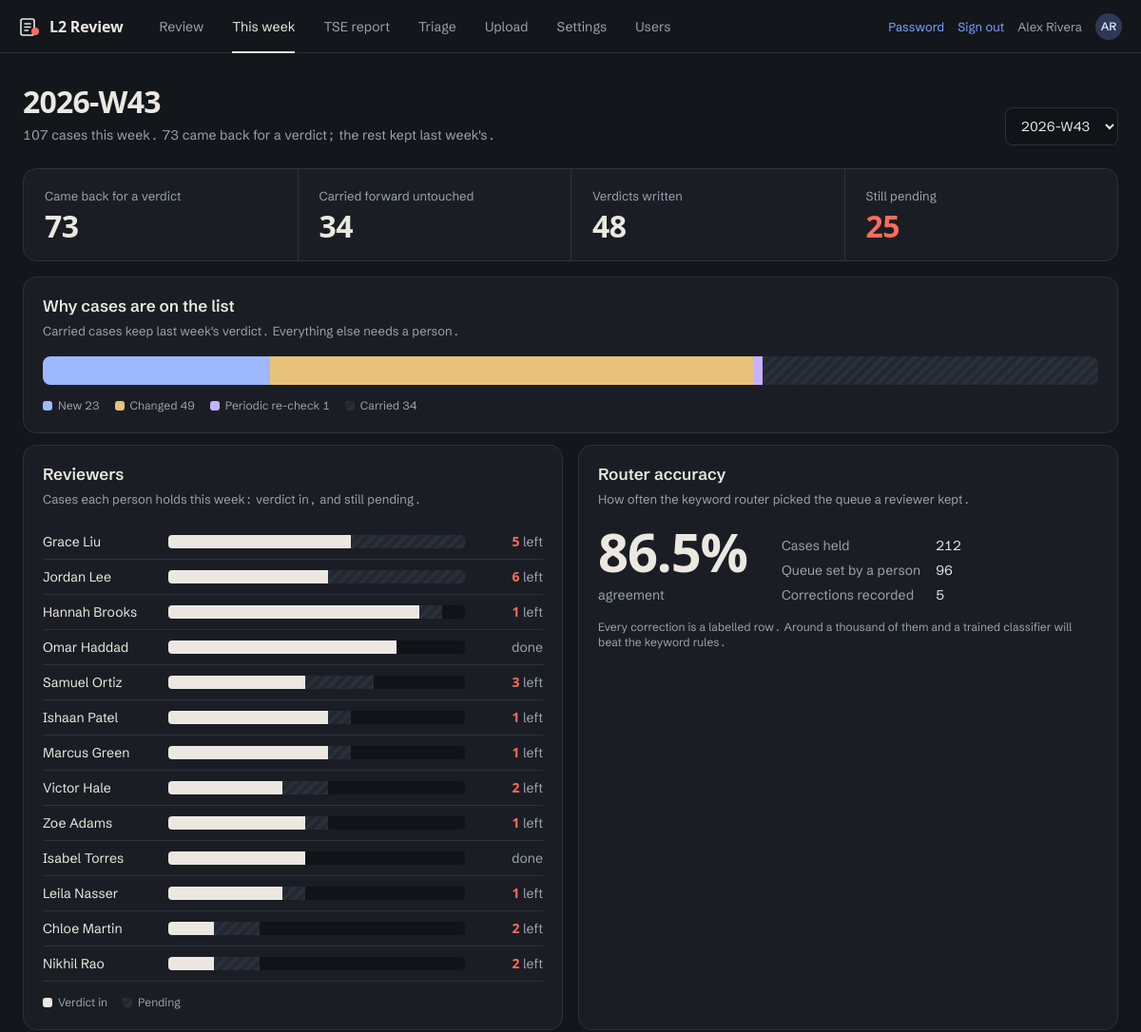
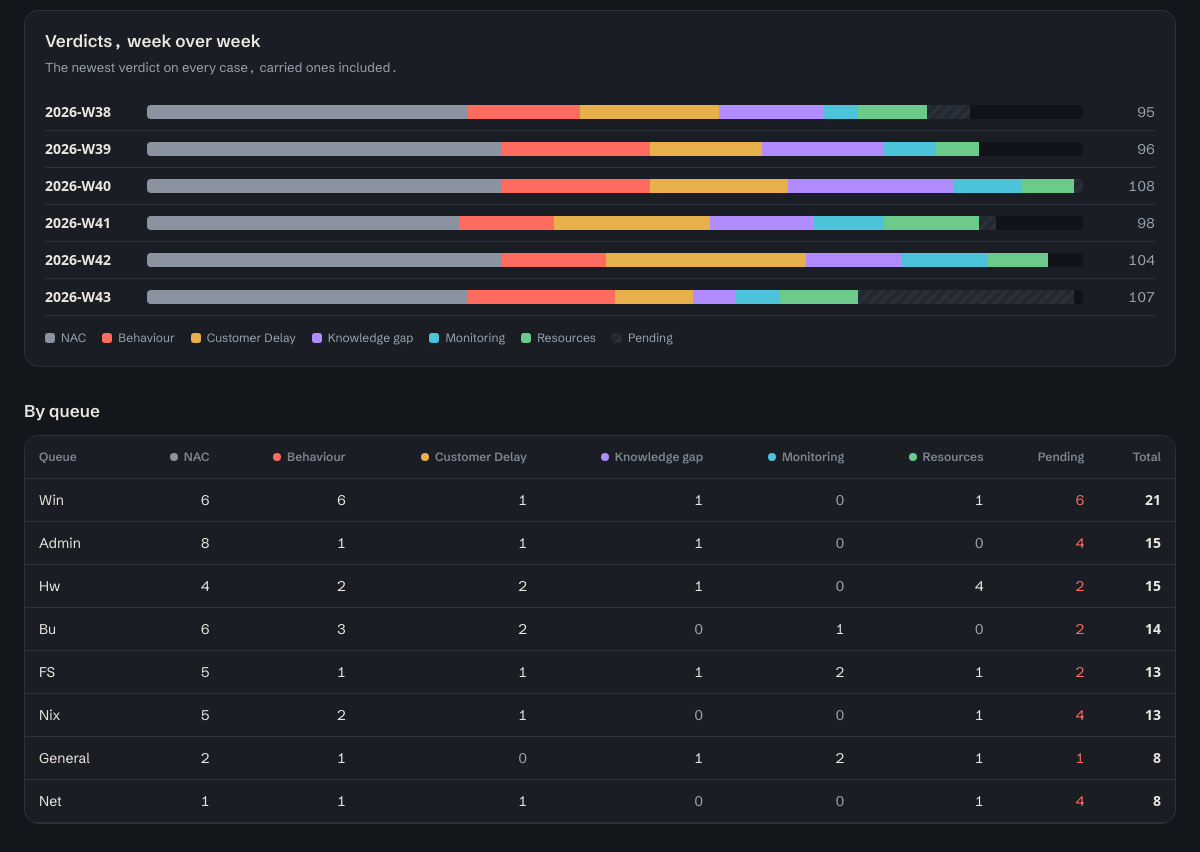
The app's page /dashboard (signed in) with its own data (2 pictures, top to bottom).
### models.py (models this page shows, shortened)
class Base(DeclarativeBase):
    pass

class User(Base):
    __tablename__ = "users"
    id: Mapped[int] = mapped_column(primary_key=True)
    username: Mapped[str] = mapped_column(String(64), unique=True, index=True)
    display_name: Mapped[str] = mapped_column(String(128))
    password_hash: Mapped[str] = mapped_column(String(256))
    role: Mapped[str] = mapped_column(String(16), default="l2")   # admin | manager | l2
    active: Mapped[bool] = mapped_column(Boolean, default=True)
    must_change_password: Mapped[bool] = mapped_column(Boolean, default=True)
    created_at: Mapped[datetime] = mapped_column(DateTime, default=_now)
    last_login: Mapped[datetime | None] = mapped_column(DateTime, nullable=True)
    memberships: Mapped[list["QueueMembership"]] = relationship(back_populates="user")
    @property
    def is_admin(self) -> bool:
        return self.role == "admin"
    @property
    def can_see_all(self) -> bool:
        return self.role in ("admin", "manager")
    def queues(self) -> list[str]:
        return [m.queue for m in self.memberships]

class Week(Base):
    __tablename__ = "weeks"
    id: Mapped[int] = mapped_column(primary_key=True)
    week_ending: Mapped[date] = mapped_column(Date, unique=True, index=True)
    label: Mapped[str] = mapped_column(String(32))          # e.g. "2026-W37"
    source_file: Mapped[str] = mapped_column(String(256), default="")
    uploaded_at: Mapped[datetime] = mapped_column(DateTime, default=_now)
    uploaded_by: Mapped[str] = mapped_column(String(64), default="")
    rows_total: Mapped[int] = mapped_column(Integer, default=0)
    cases_new: Mapped[int] = mapped_column(Integer, default=0)
    cases_carried: Mapped[int] = mapped_column(Integer, default=0)
    closed: Mapped[bool] = mapped_column(Boolean, default=False)
    case_weeks: Mapped[list["CaseWeek"]] = relationship(back_populates="week")

class CaseWeek(Base):
    __tablename__ = "case_weeks"
    __table_args__ = (UniqueConstraint("case_id", "week_id"),)
    id: Mapped[int] = mapped_column(primary_key=True)
    case_id: Mapped[int] = mapped_column(ForeignKey("cases.id"), index=True)
    week_id: Mapped[int] = mapped_column(ForeignKey("weeks.id"), index=True)
    severity: Mapped[str] = mapped_column(String(32), default="")
    status: Mapped[str] = mapped_column(String(64), default="")
    age_days: Mapped[int] = mapped_column(Integer, default=0)
    review_state: Mapped[str] = mapped_column(String(16), default="new", index=True)
    review_reason: Mapped[str] = mapped_column(String(256), default="")
    needs_review: Mapped[bool] = mapped_column(Boolean, default=True, index=True)
    assigned_to: Mapped[str] = mapped_column(String(128), default="", index=True)
    review_order: Mapped[int] = mapped_column(Integer, default=0)
    case: Mapped[Case] = relationship(back_populates="weeks")
    week: Mapped[Week] = relationship(back_populates="case_weeks")
    reviews: Mapped[list["Review"]] = relationship(
        back_populates="case_week", order_by="Review.created_at.desc()")

class Case(Base):
    __tablename__ = "cases"
    id: Mapped[int] = mapped_column(primary_key=True)
    case_key: Mapped[str] = mapped_column(String(64), unique=True, index=True)
    lightning_id: Mapped[str] = mapped_column(String(64), default="", index=True)
    tse_name: Mapped[str] = mapped_column(String(128), default="", index=True)
    customer: Mapped[str] = mapped_column(String(256), default="")
    country: Mapped[str] = mapped_column(String(64), default="")
    problem_summary: Mapped[str] = mapped_column(Text, default="")
    product: Mapped[str] = mapped_column(String(128), default="")
    severity: Mapped[str] = mapped_column(String(32), default="")
    status: Mapped[str] = mapped_column(String(64), default="")
    age_days: Mapped[int] = mapped_column(Integer, default=0)
    skill_suggested: Mapped[str] = mapped_column(String(32), default="")
    skill_source: Mapped[str] = mapped_column(String(16), default="keyword")
    skill_final: Mapped[str] = mapped_column(String(32), default="", index=True)
    match_score: Mapped[int] = mapped_column(Integer, default=0)
    match_evidence: Mapped[str] = mapped_column(Text, default="")
    first_seen: Mapped[datetime] = mapped_column(DateTime, default=_now)
    last_seen: Mapped[datetime] = mapped_column(DateTime, default=_now)
    weeks: Mapped[list["CaseWeek"]] = relationship(back_populates="case")

### webapp.py (the view)
@app.get("/dashboard")
@roles_required("admin", "manager")
def dashboard():
    cfg = load_settings()
    buckets = cfg["buckets"]
    with session_scope() as s:
        week = svc.current_week(s)
        wid = request.args.get("week_id", type=int) or (week.id if week else None)
        by_person = svc.bucket_pivot(s, buckets, CaseWeek.assigned_to, week_id=wid)
        by_queue = svc.bucket_pivot(s, buckets, Case.skill_final, week_id=wid)
        weeks = [{"id": w.id, "label": w.label} for w in
                 s.scalars(select(Week).order_by(Week.week_ending.desc())).all()]
        states = dict(s.execute(
            select(CaseWeek.review_state, func.count()).where(CaseWeek.week_id == wid)
            .group_by(CaseWeek.review_state)).all()) if wid else {}
        weekly = []
        for w in s.scalars(select(Week).order_by(Week.week_ending)).all():
            row = svc.bucket_pivot(s, buckets, Week.label, week_id=w.id)
            weekly.append(row[0] if row else {"name": w.label, "Total": 0, "Pending": 0,
                                              **{b: 0 for b in buckets}})
        train = svc.training_stats(s)
    return render_template("dashboard.html", by_person=by_person, by_queue=by_queue,
                           weeks=weeks, week_id=wid, states=states, weekly=weekly,
                           buckets=buckets, train=train)

### auth.py (called while the page is built)
def current_user() -> User | None:
    if "uid" not in session:
        return None
    if getattr(g, "_user", None) is None:
        with session_scope() as s:
            u = s.get(User, session["uid"])
            if u:
                _ = u.queues()          # load memberships before detaching
                s.expunge(u)
            g._user = u
    return g._user

def login_required(fn):
    @wraps(fn)
    def wrapper(*a, **kw):
        u = current_user()
        if not u:
            if request.method == "GET":
                session["next"] = request.full_path.rstrip("?")
            return redirect(url_for("login"))
        if u.must_change_password and fn.__name__ != "change_password":
            flash("Set a new password before continuing.")
            return redirect(url_for("change_password"))
        return fn(*a, **kw)
    return wrapper

def roles_required(*allowed):
    def deco(fn):
        @wraps(fn)
        @login_required
        def wrapper(*a, **kw):
            u = current_user()
            if u.role not in allowed:
                flash("That page is not available for your role.")
                return redirect(url_for("my_queue"))
            return fn(*a, **kw)
        return wrapper
    return deco

### services.py (called while the page is built)
def current_week(sess) -> Week | None:
    return sess.scalars(select(Week).order_by(Week.week_ending.desc())).first()

def _with_latest_review(*cols):
    latest = (select(Review.case_week_id, func.max(Review.id).label("rid"))
              .group_by(Review.case_week_id).subquery())
    return (select(*cols)
            .select_from(CaseWeek)
            .join(Case, Case.id == CaseWeek.case_id)
            .join(Week, Week.id == CaseWeek.week_id)
            .join(latest, latest.c.case_week_id == CaseWeek.id, isouter=True)
            .join(Review, Review.id == latest.c.rid, isouter=True))

def _bucket_grid(rows, buckets: list[str]) -> dict:
    grid = {}
    for key, bucket, n in rows:
        cell = grid.setdefault(key, {b: 0 for b in buckets} | {"Pending": 0, "Total": 0})
        b = (bucket or "").strip()
        cell[b if b in buckets else "Pending"] += n
        cell["Total"] += n
    return grid

### store.py (called while the page is built)
@contextmanager
def session_scope():
    s = SessionLocal()
    try:
        yield s
        s.commit()
    except Exception:
        s.rollback()
        raise
    finally:
        s.close()

def load_settings() -> dict:
    with open(SETTINGS_PATH) as f:
        return json.load(f)

### templates/dashboard.html (shortened to what this page needs)
{% extends "base.html" %}
{% import "_palette.html" as pal %}
{% block body %}
{% set wk = weeks|selectattr('id', 'equalto', week_id)|first %}
{% set s_new, s_chg, s_per, s_car = states.get('new', 0), states.get('changed', 0), states.get('periodic', 0), states.get('carried', 0) %}
{% set came_back = s_new + s_chg + s_per %}
{% set pending = by_person|sum(attribute='Pending') %}
{% set total = by_person|sum(attribute='Total') %}
<div class="ph">
 <div><h1>{{ wk.label if wk else 'No weeks loaded' }}</h1>
  <p class="sub" style="margin:0">{{ total }} cases this week. {{ came_back }} came back for a verdict; the rest kept last week's.</p></div>
 <form method="get" class="noprint" style="margin-left:auto"><label class="sr" for="wk">Week</label>
  <select id="wk" name="week_id" onchange="this.form.submit()">
  {% for w in weeks %}<option value="{{ w.id }}" {{ 'selected' if w.id == week_id }}>{{ w.label }}</option>{% endfor %}</select></form>
</div>
<dl class="kpis">
 <div class="kpi"><dt>Came back for a verdict</dt><dd>{{ came_back }}</dd></div>
 <div class="kpi"><dt>Carried forward untouched</dt><dd>{{ s_car }}</dd></div>
 <div class="kpi"><dt>Verdicts written</dt><dd>{{ [total - pending - s_car, 0]|max }}</dd></div>
 <div class="kpi"><dt>Still pending</dt><dd {% if pending %}style="color:var(--bad)"{% endif %}>{{ pending }}</dd></div>
</dl>
<div class="card">
 <h2>Why cases are on the list</h2>
 <p class="sub">Carried cases keep last week's verdict. Everything else needs a person.</p>
 {% set all_states = [s_new, s_chg, s_per, s_car]|sum %}
 {% if all_states %}
 <div class="split" role="img" aria-label="{{ s_new }} new, {{ s_chg }} changed, {{ s_per }} periodic, {{ s_car }} carried">
  <i style="width:{{ 100 * s_new / all_states }}%;background:#9DB8FF"></i><i style="width:{{ 100 * s_chg / all_states }}%;background:#E8C27A"></i><i style="width:{{ 100 * s_per / all_states }}%;background:#C7B2FF"></i><i class="hatch" style="width:{{ 100 * s_car / all_states }}%"></i>
 </div>
 {% endif %}
 <div class="legend">
  <span><i style="background:#9DB8FF"></i>New {{ s_new }}</span><span><i style="background:#E8C27A"></i>Changed {{ s_chg }}</span>
  <span><i style="background:#C7B2FF"></i>Periodic re-check {{ s_per }}</span><span><i class="hatch"></i>Carried {{ s_car }}</span>
 </div>
</div>
<div class="cols">
 <div class="card">
  <h2>Reviewers</h2>
  <p class="sub">Cases each person holds this week: verdict in, and still pending.</p>
  {% set top = (by_person|map(attribute='Total')|max) if by_person else 1 %}
  {% for g in by_person %}
  <div class="bar"><span>{{ g.name }}</span>
   <span class="track" role="img" aria-label="{{ g.Total - g.Pending }} with a verdict, {{ g.Pending }} pending">
    <i style="width:{{ 100 * (g.Total - g.Pending) / top }}%;background:var(--paper)"></i><i class="hatch" style="width:{{ 100 * g.Pending / top }}%"></i></span>
   <span class="n">{% if g.Pending %}<b class="bad">{{ g.Pending }}</b> left{% else %}done{% endif %}</span></div>
  {% else %}<p class="dim">No cases this week.</p>{% endfor %}
  <div class="legend"><span><i style="background:var(--paper)"></i>Verdict in</span><span><i class="hatch"></i>Pending</span></div>
 </div>
 <div class="card">
  <h2>Router accuracy</h2>
  <p class="sub">How often the keyword router picked the queue a reviewer kept.</p>
  <div style="display:flex;gap:36px;align-items:flex-end">
   <div><div class="big" style="font-size:56px;line-height:56px">{{ train.agreement_pct if train.agreement_pct is not none else '—' }}{% if train.agreement_pct is not none %}%{% endif %}</div>
    <div class="dim" style="margin-top:8px">agreement</div></div>
   <dl style="margin:0;display:grid;grid-template-columns:auto auto;gap:6px 16px">
    <dt class="dim">Cases held</dt><dd style="margin:0">{{ train.cases }}</dd>
    <dt class="dim">Queue set by a person</dt><dd style="margin:0">{{ train.human_labelled }}</dd>
    <dt class="dim">Corrections recorded</dt><dd style="margin:0">{{ train.corrections }}</dd>
   </dl>
  </div>
  <p class="dim xs" style="margin:16px 0 0">Every correction is a labelled row. Around a thousand of them and a trained classifier will beat the keyword rules.</p>
 </div>
</div>
<div class="card">
 <h2>Verdicts, week over week</h2>
 <p class="sub">The newest verdict on every case, carried ones included.</p>
 {% set wtop = (weekly|map(attribute='Total')|max) if weekly else 1 %}
 {% for w in weekly %}
 <div class="bar" style="grid-template-columns:90px 1fr 60px"><b>{{ w.name }}</b>
  <span class="track" role="img" aria-label="{% for b in buckets %}{{ w[b] }} {{ b }}, {% endfor %}{{ w.Pending }} pending">
   {% for b in buckets %}{% if w[b] %}<i style="width:{{ 100 * w[b] / (wtop or 1) }}%;background:{{ pal.bcolor(b, buckets) }}" title="{{ b }}: {{ w[b] }}"></i>{% endif %}{% endfor %}
   {% if w.Pending %}<i class="hatch" style="width:{{ 100 * w.Pending / (wtop or 1) }}%" title="Pending: {{ w.Pending }}"></i>{% endif %}
  </span><span class="n">{{ w.Total }}</span></div>
 {% endfor %}
 <div class="legend">{% for b in buckets %}<span><i style="background:{{ pal.bcolor(b, buckets) }}"></i>{{ b }}</span>{% endfor %}<span><i class="hatch"></i>Pending</span></div>
</div>
<h2>By queue</h2>
<div class="card scroll"><table>
 <tr><th>Queue</th>{% for b in buckets %}<th class="n"><span class="dot" style="background:{{ pal.bcolor(b, buckets) }};margin-right:6px"></span>{{ b }}</th>{% endfor %}<th class="n">Pending</th><th class="n">Total</th></tr>
 {% for g in by_queue %}<tr><td>{{ g.name }}</td>{% for b in buckets %}<td class="n {{ '' if g[b] else 'dim' }}">{{ g[b] }}</td>{% endfor %}
 <td class="n {{ 'bad' if g.Pending else 'dim' }}">{{ g.Pending }}</td><td class="n"><b>{{ g.Total }}</b></td></tr>{% endfor %}
</table></div>
{% endblock %}

### templates/base.html (shortened to what this page needs)
<!doctype html><html lang="en"><head><meta charset="utf-8">
<link rel="stylesheet" href="{{ url_for('static', filename='app.css') }}"></head><body>
{% if me %}
<header class="top">
 <a class="mark" href="/">
  L2 Review</a>
 <nav class="tabs" aria-label="Main">
  <a href="/" {{ 'aria-current=page' if request.path == '/' }}>Review</a>
  {% if me.can_see_all %}
  <a href="/dashboard" {{ 'aria-current=page' if request.path.startswith('/dashboard') }}>This week</a>
  <a href="/tse" {{ 'aria-current=page' if request.path.startswith('/tse') }}>TSE report</a>
  <a href="/triage" {{ 'aria-current=page' if request.path.startswith('/triage') }}>Triage</a>
  {% endif %}
  {% if me.is_admin %}
  <a href="/upload" {{ 'aria-current=page' if request.path.startswith('/upload') }}>Upload</a>
  <a href="/settings" {{ 'aria-current=page' if request.path.startswith('/settings') }}>Settings</a>
  <a href="/users" {{ 'aria-current=page' if request.path.startswith('/users') }}>Users</a>
  {% endif %}
 </nav>
 <div class="who">{% if demo %}<span class="demo-tag" title="Made-up data. Changes are temporary.">Demo</span>
  <span class="demo-switch">View as {% for k, p in personas.items() %}<a href="/demo/as/{{ k }}" {{ 'aria-current=true' if me.username == p[0] }}>{{ p[2] }}</a>{% endfor %}</span>
  <form method="post" action="/demo/reset" class="demo-reset"><button type="submit">Reset</button></form>
  {% else %}<a href="/password">Password</a>{% endif %}<a href="/logout">Sign out</a>
  <span>{{ me.display_name }}</span><span class="avatar" aria-hidden="true">{{ (me.display_name.split()|map('first')|join|upper)[:2] }}</span></div>
</header>
{% endif %}
<main class="{% block mainclass %}{% endblock %}">
{% block body %}{% endblock %}
</main></body></html>

### records on screen
User: display_name "Alex Rivera"
Week: label "2026-W43"
CaseWeek: name "Hannah Brooks", {{ 100 * (g.Total - g.Pending) / top }} 84.61538461538461 (drawn), {{ 100 * g.Pending / top }} 7.6923076923076925 (drawn), Pending "1"
CaseWeek: name "Marcus Green", {{ 100 * (g.Total - g.Pending) / top }} 53.84615384615385 (drawn), {{ 100 * g.Pending / top }} 7.6923076923076925 (drawn), Pending "1"
CaseWeek: name "Zoe Adams", {{ 100 * (g.Total - g.Pending) / top }} 46.15384615384615 (drawn), {{ 100 * g.Pending / top }} 7.6923076923076925 (drawn), Pending "1"
CaseWeek: name "Leila Nasser", {{ 100 * (g.Total - g.Pending) / top }} 38.46153846153846 (drawn), {{ 100 * g.Pending / top }} 7.6923076923076925 (drawn), Pending "1"
Case: name "Win", g "6" "6" "1" "1" "0" "1", Pending "6", Total "21"
Case: name "Net", g "1" "1" "1" "0" "0" "1", Pending "4", Total "8"

### other values on screen
{{ (me.display_name.split()|map('first')|join|upper)[:2] }} "AR"
{{ total }} "107"
{{ came_back }} "73"
{{ s_car }} "34"
{{ [total - pending - s_car, 0]|max }} "48"
{{ pending }} "25"
{{ s_new }} "23"
{{ s_chg }} "49"
{{ s_per }} "1"
{{ g.name }} "Grace Liu" "Jordan Lee" "Omar Haddad" "Samuel Ortiz" "Ishaan Patel" "Victor Hale" "Isabel Torres" "Chloe Martin" "Nikhil Rao"
{{ g.Pending }} "5" "6" "3" "1" "2" "2" "2"
{{ train.agreement_pct if train.agreement_pct is not none else '—' }} "86.5"
{{ train.cases }} "212"
{{ train.human_labelled }} "96"
{{ train.corrections }} "5"
